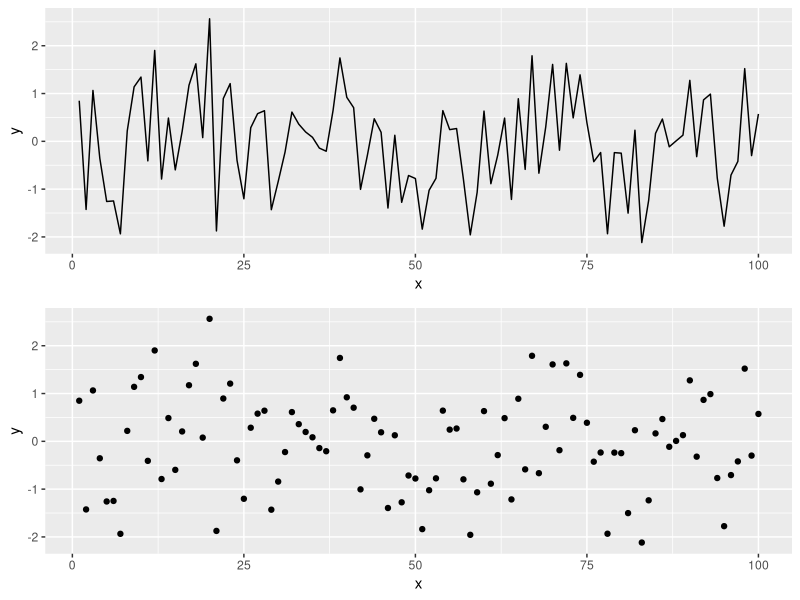

The R script that drew this image: (Note: this script raises an error after producing the figure.)
## ---- chunk 1
knitr::opts_chunk$set(echo = TRUE, fig.width = 8, fig.height = 8, fig.alig = "center")
## ---- chunk 2
library(tidyverse)
library(gridExtra)
## ---- chunk 3
# Simulating data according to a normal distribution

x <- seq(1:100)
y <- rnorm(100) # Generating data form a normal distribution with mean 0 and variance 1

data <- data.frame(x = x, y = y ) # Creating a data frame

p1 = ggplot(data, aes(x= x, y = y)) +
geom_line()

p2 = ggplot(data, aes(x= x, y = y)) +
geom_point()

grid.arrange(p1, p2)
## ---- chunk 4

knitr::include_graphics("Images/newimage.png")

